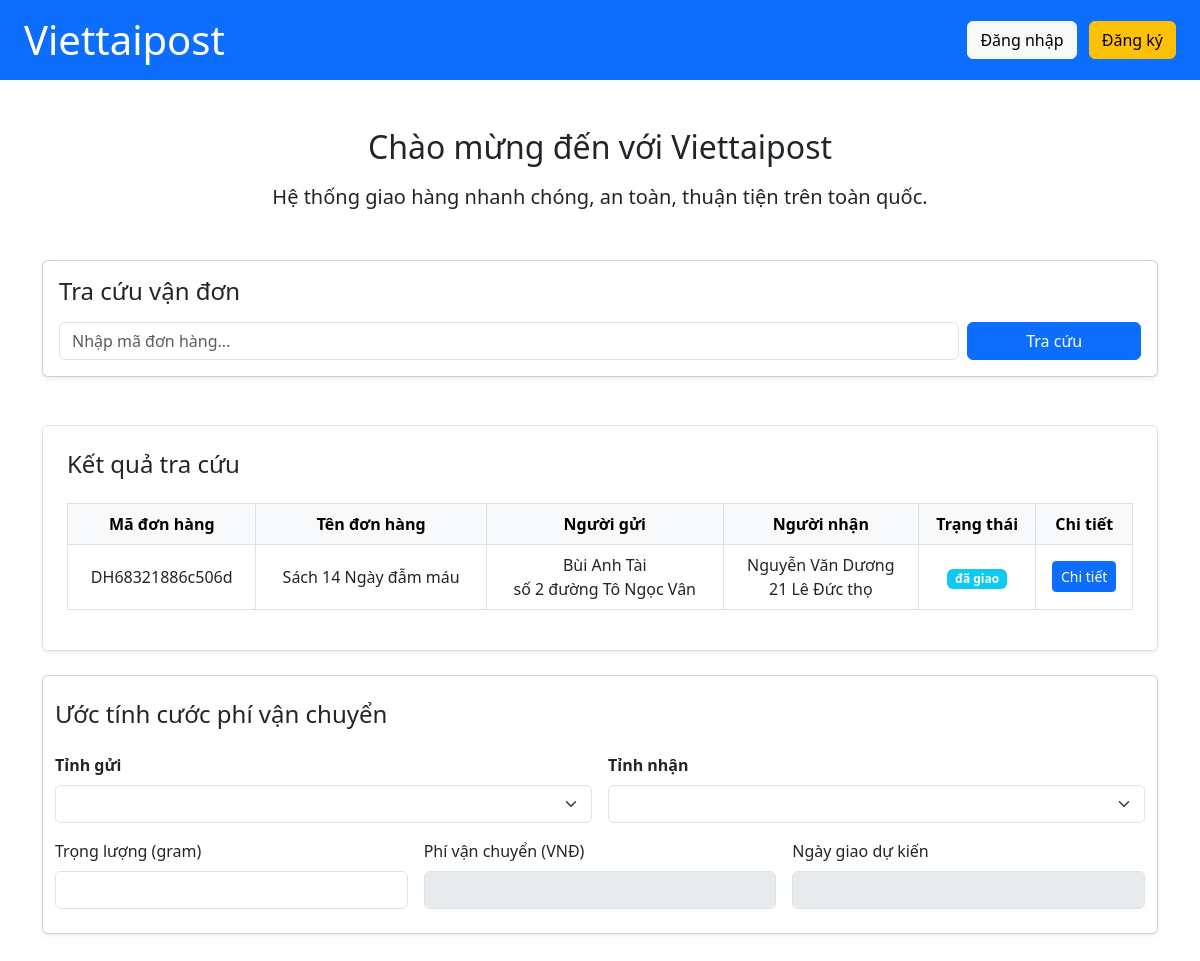
Screenshot of /index.php?ma_don_hang=DH68321886c506d with the database file from the repository.
### tables this page shows
CREATE TABLE `don_hang` (
  `ma_don_hang` varchar(50) NOT NULL,
  `ten_don_hang` varchar(50) NOT NULL,
  `so_luong` int(10) NOT NULL,
  `trong_luong` int(10) NOT NULL,
  `ten_nguoi_gui` varchar(100) DEFAULT NULL,
  `sdt_nguoi_gui` varchar(100) DEFAULT NULL,
  `ma_khach_hang` int(11) NOT NULL,
  `ten_nguoi_nhan` varchar(100) NOT NULL,
  `sdt_nguoi_nhan` varchar(20) DEFAULT NULL,
  `dia_chi_nguoi_gui` text NOT NULL,
  `dia_chi_nguoi_gui_mac_dinh` text NOT NULL,
  `lat_nguoi_gui` text DEFAULT NULL,
  `lng_nguoi_gui` text DEFAULT NULL,
  `dia_chi_nguoi_nhan` text DEFAULT NULL,
  `dia_chi_nguoi_nhan_mac_dinh` text NOT NULL,
  `lat_nguoi_nhan` text NOT NULL,
  `lng_nguoi_nhan` text DEFAULT NULL,
  `thu_ho` int(20) DEFAULT NULL,
  `trang_thai` enum('chờ xử lý','chờ shipper tới lấy','đã lấy hàng','đang giao','đã giao','hủy') DEFAULT 'chờ xử lý',
  `phi_van_chuyen` int(10) DEFAULT 0,
  `nguoi_tra_phi` varchar(100) DEFAULT NULL,
  `ngay_tao` datetime DEFAULT current_timestamp(),
  `thoi_gian_hen_lay` varchar(50) NOT NULL,
  `ngay_giao_du_kien` text NOT NULL,
  `ghi_chu` text DEFAULT NULL
);

### controller/cls-khachhang.php (called while the page is built, shortened)
<?php
class clsKhachhang extends ConnectDB
{
    public function layDonHangTheoMa($ma_don_hang)
    {
        $conn = $this->connect();
        $sql = "SELECT * FROM don_hang WHERE ma_don_hang = ?";
        $stmt = $conn->prepare($sql);
        $stmt->execute([$ma_don_hang]);
        return $stmt->fetchAll(PDO::FETCH_ASSOC);
    }
}
?>

### index.php (the view, shortened to what this page needs)
<?php
require_once 'controller/cls-khachhang.php';
$kh = new clsKhachhang();
$don_hangs = [];
if (isset($_GET['ma_don_hang'])) {
    $ma_don_hang = $_GET['ma_don_hang'];
    $don_hangs = $kh->layDonHangTheoMa($ma_don_hang);
}
?>
<!DOCTYPE html>
<html lang="vi">
<head>
    <link rel="stylesheet" href="asset/css/bootstrap.min.css">
    <link rel="stylesheet" href="asset/css/style.css">
    <link href="https://cdn.jsdelivr.net/npm/bootstrap@5.3.0/dist/css/bootstrap.min.css" rel="stylesheet">
</head>
<body>
<header class="bg-primary text-white py-3 px-4 d-flex justify-content-between align-items-center">
    <h1 class="m-0">Viettaipost</h1>
    <div>
    <?php
        if(isset($_SESSION['id']))
        {
            echo '<a href="trang-chu.php" class="btn btn-light me-2">Trang của tôi</a>';
            echo ' <a href="logout.php" class="btn btn-warning">Đăng Xuất</a>';
        }
        else
        {
            echo '<a href="login.php" class="btn btn-light me-2">Đăng nhập</a>
                  <a href="signup.php" class="btn btn-warning">Đăng ký</a>';
        }
    ?>
    </div>
</header>
<main class="container py-5">
    <div class="text-center mb-5">
        <h2 class="mb-3">Chào mừng đến với Viettaipost</h2>
        <p class="lead">Hệ thống giao hàng nhanh chóng, an toàn, thuận tiện trên toàn quốc.</p>
    </div>
    <div class="card shadow-sm mb-5">
        <div class="card-body">
            <h4 class="mb-3">Tra cứu vận đơn</h4>
            <form method="GET" action="index.php">
                <div class="row g-2">
                    <div class="col-md-10">
                        <input type="text" class="form-control" name="ma_don_hang" placeholder="Nhập mã đơn hàng..." required>
                    </div>
                    <div class="col-md-2">
                        <button type="submit" class="btn btn-primary w-100">Tra cứu</button>
                    </div>
                </div>
            </form>
        </div>
    </div>
    <?php if (!empty($don_hangs)): ?>
        <div class="card p-4 shadow-sm border mb-4">
            <h4 class="mb-4">Kết quả tra cứu</h4>
            <div class="table-responsive">
                <table class="table table-bordered align-middle text-center">
                    <thead class="table-light">
                        <tr>
                            <th>Mã đơn hàng</th>
                            <th>Tên đơn hàng</th>
                            <th>Người gửi</th>
                            <th>Người nhận</th>
                            <th>Trạng thái</th>
                            <th>Chi tiết</th>
                        </tr>
                    </thead>
                    <tbody>
                        <?php foreach ($don_hangs as $don): ?>
                        <tr>
                            <td><?= $don['ma_don_hang'] ?></td>
                            <td><?= $don['ten_don_hang'] ?></td>
                            <td><?= $don['ten_nguoi_gui'] ?><br><?= $don['dia_chi_nguoi_gui'] ?></td>
                            <td><?= $don['ten_nguoi_nhan'] ?><br><?= $don['dia_chi_nguoi_nhan'] ?></td>
                            <td><span class="badge bg-info"><?= $don['trang_thai'] ?></span></td>
                            <td>
                                <button class="btn btn-primary btn-sm" data-bs-toggle="modal" data-bs-target="#modal<?= $don['ma_don_hang'] ?>">Chi tiết</button>
                            </td>
                        </tr>
                        <?php endforeach; ?>
                    </tbody>
                </table>
            </div>
        </div>
    <?php endif; ?>
    <div class="container card shadow-sm ">
    <h4 class="my-4">Ước tính cước phí vận chuyển</h4>
    <div class="row g-3">
      <div class="col-md-6">
        <label class="form-label fw-bold">Tỉnh gửi</label>
        <select id="tinh_gui" class="form-select" required></select>
      </div>
      <div class="col-md-6">
        <label class="form-label fw-bold">Tỉnh nhận</label>
        <select id="tinh_nhan" class="form-select" required></select>
      </div>
      <div class="col-md-4">
        <label class="form-label">Trọng lượng (gram)</label>
        <input type="number" id="trong_luong" class="form-control" min="100" step="100" oninput="handleInputWeight()">
      </div>
      <div class="col-md-4">
        <label class="form-label">Phí vận chuyển (VNĐ)</label>
        <input type="text" id="phi_van_chuyen_hienthi" class="form-control" readonly>
      </div>
      <div class="col-md-4 mb-4">
        <label class="form-label">Ngày giao dự kiến</label>
        <input type="text" id="deliveryDate" class="form-control" readonly>
      </div>
    </div>
  </div>
</main>
</body>
</html>

### asset/css/style.css (style rules this page uses)
body { background-color: ghostwhite; }

### rows the page displays
don_hang: ma_don_hang "DH68321886c506d", ten_don_hang "Sách 14 Ngày đẫm máu", ten_nguoi_gui "Bùi Anh Tài", dia_chi_nguoi_gui "số 2 đường Tô Ngọc Vân", ten_nguoi_nhan "Nguyễn Văn Dương", dia_chi_nguoi_nhan "21 Lê Đức thọ", trang_thai "đã giao"
